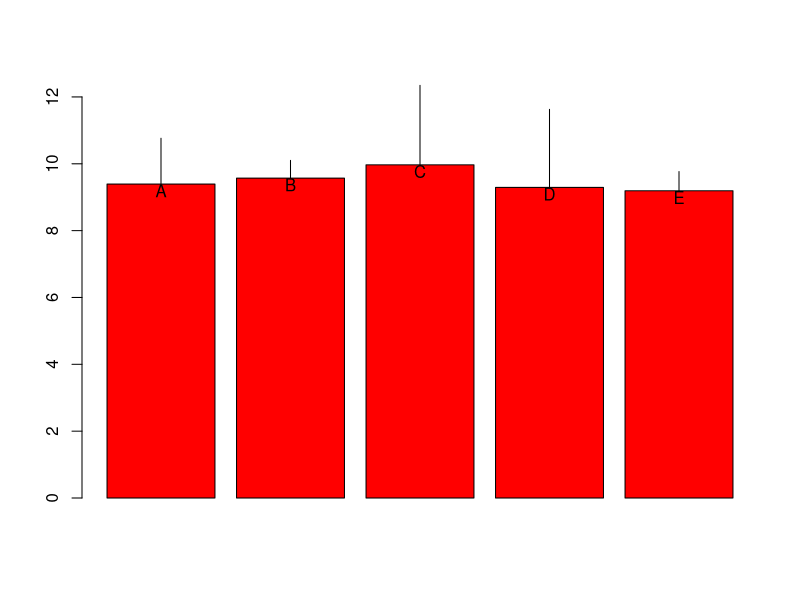
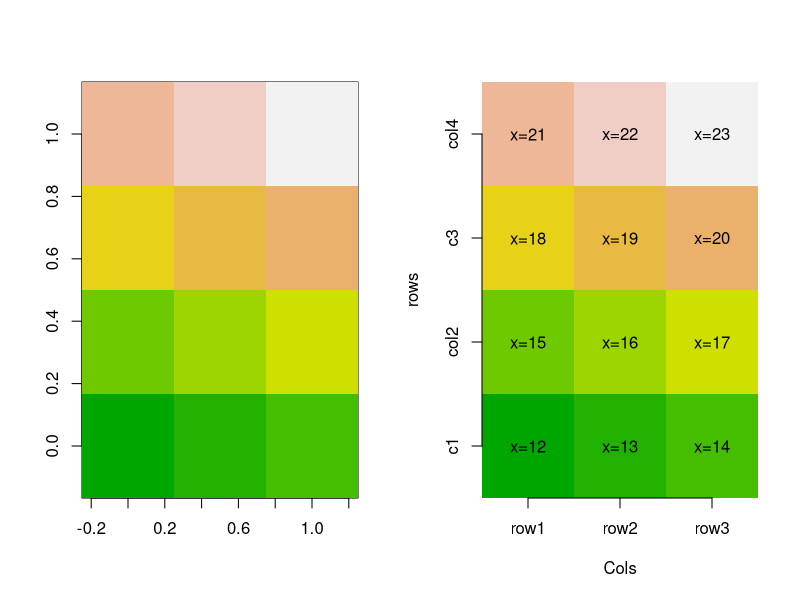

Generate these figures, in order, with R:
my.barplot = function(d, t, e, col, border) {
  b = barplot(d, col=col, border=border, ylim=c(0, max(d) + max(e) + 0.1))
  text(b, d - 0.2, t)
  for(i in 1:length(d)) {
    lines(c(b[i], b[i]), c(d[i], d[i] + e[i]))
  }
}

my.barplot(rnorm(5, 10, 1), c('A', 'B', 'C', 'D', 'E'), runif(5, max = 3), 'red', 'black')

###

d = matrix(1:12, ncol=4)
colnames(d) = c('c1', 'col2', 'c3', 'col4')
rownames(d) = paste0('row', 1:3)

my.image = function(m, t, xlab, ylab, col) {
  image(m, col=col, axes=F, xlab=xlab, ylab=ylab)
  
  xx = seq(0, 1, length.out=length(rownames(m)))
  yy = seq(0, 1, length.out=length(colnames(m)))
  
  tc = expand.grid(xx, yy)
  
  text(x = tc[, 1], y = tc[, 2], labels = t)
  
  axis(1, at=xx, labels=rownames(m))
  axis(2, at=yy, labels=colnames(m))
}

par(mfrow=c(1,2))
image(d, col=terrain.colors(100))
my.image(d, paste0('x=', 12:23), xlab='Cols', ylab='rows', col=terrain.colors(100))
